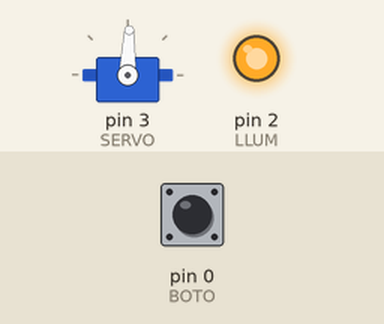
Simulated run of this sketch. Board: Arduino Uno, built with avr-gcc and run on an emulated ATmega328P. Shown: servo, output pins drawn as LEDs (lit = HIGH). The inputs (shaded band) are chosen by the test bench; at power-on: pin 0 (BOTO) HIGH.

Above: at 3.2 s.
3.3 s: pin 0 (BOTO) pulled LOW for 3.2 s
At 4.0 s:
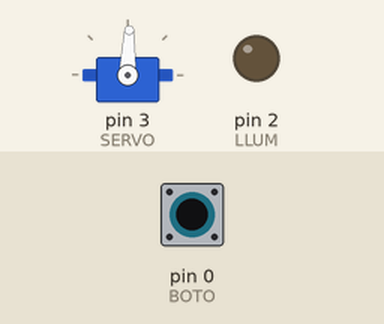
8.8 s: pin 0 (BOTO) pulled LOW for 0.15 s
At 10.3 s:
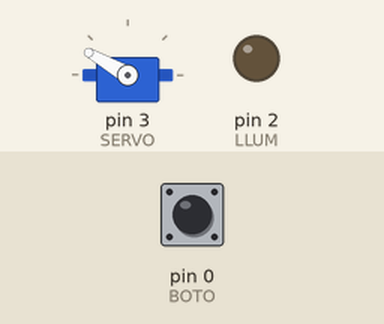
11.5 s: pin 0 (BOTO) pulled LOW for 3.2 s
At 14.1 s:
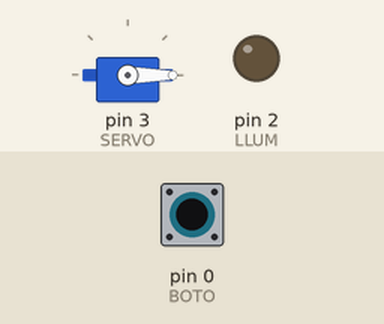
16.2 s: pin 0 (BOTO) pulled LOW for 1 s
At 18.2 s:
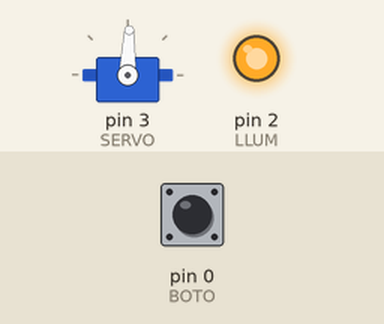
Timing chart, 0 to 19.7 s (numbered marks = the images above; inputs shaded):
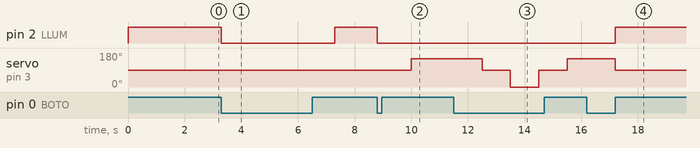

The sketch:

Servo_rentadora.ino
```cpp
// Modificar servo per rotació contínua
// https://www.youtube.com/watch?v=4C8Y3caU4y0

#include <Servo.h>

#define BOTO  0     // Polsador entre GND (pin 8) i GPIO0 (pin 6)
#define LLUM  2     // Led blau entre Vcc +3,3V (pin 1) i GPIO2 (pin 7) amb resistència de 470 Ohms
#define SERVO 3     // Servo alimentat entre GND (pin 8) i +5V (pin 3 modificat). Control per GPIO3 (pin 5)

#define ATURA     88
#define DRETA     150
#define ESQUERRA  0

#define TEMPS_RENTAT   120000    // Definim un cicle de rentat de 2 minuts = 120.000 ms
#define CANVI_GIR      10000     // Cada 10 seg canviarem el sentit de gir

Servo elmeuservo;   // crea l'objecte servo per a controlar-lo
int rentadora = false;
unsigned long temps_inici = 0;
unsigned long temps_gir = 0;
int premut_stop = false;
int sentit_gir = true;

void setup() {
    pinMode(BOTO, INPUT);           // inicialitzem el pin digital com a entrada (INPUT)
    pinMode(LLUM, OUTPUT);          // inicialitzem el pin digital com a sortida (OUTPUT)
    digitalWrite(LLUM, HIGH);       //   i el posem en estat apagat

    elmeuservo.attach(SERVO);   // associa el servo al GPIO
    delay(2000);                // esperem que s'auto-inicialitzi
    elmeuservo.write(ATURA);        // col·loquem el servo aturat
}

void loop() {
    if (digitalRead(BOTO) == LOW) {
        if (rentadora == true) premut_stop = true;
        if (rentadora == false) {
            temps_inici = millis();
            temps_gir = 0;
            digitalWrite(LLUM, LOW);
            rentadora = true;
        }
        delay(1000);    // retard per evitar rebots del polsador
    }
    if (rentadora == true) {
        if ((millis() - temps_gir) > CANVI_GIR) {
            if (sentit_gir == true) elmeuservo.write(DRETA);
            else elmeuservo.write(ESQUERRA);
            temps_gir = millis();
            sentit_gir = !sentit_gir;
        }
        if (((millis() - temps_inici) > TEMPS_RENTAT) || (premut_stop == true)) {
            elmeuservo.write(ATURA);
            digitalWrite(LLUM, HIGH);
            rentadora = false;
            premut_stop = false;
        }
    }
}
```

Measured:
- after the input at 3.3 s, pin 2 (LLUM): HIGH → LOW at once, → HIGH 4.0 s later
- after the input at 8.8 s, pin 2 (LLUM): HIGH → LOW at once; servo on pin 3 (SERVO): 88° → 150° after 1.2 s
- after the input at 11.5 s, servo on pin 3 (SERVO): 150° → 88° after 1.0 s, → 0° 1.0 s later, → 88° 1.0 s later, → 150° 1.0 s later
- after the input at 16.2 s, pin 2 (LLUM): LOW → HIGH after 1.0 s; servo on pin 3 (SERVO): 150° → 88° after 1.0 s
